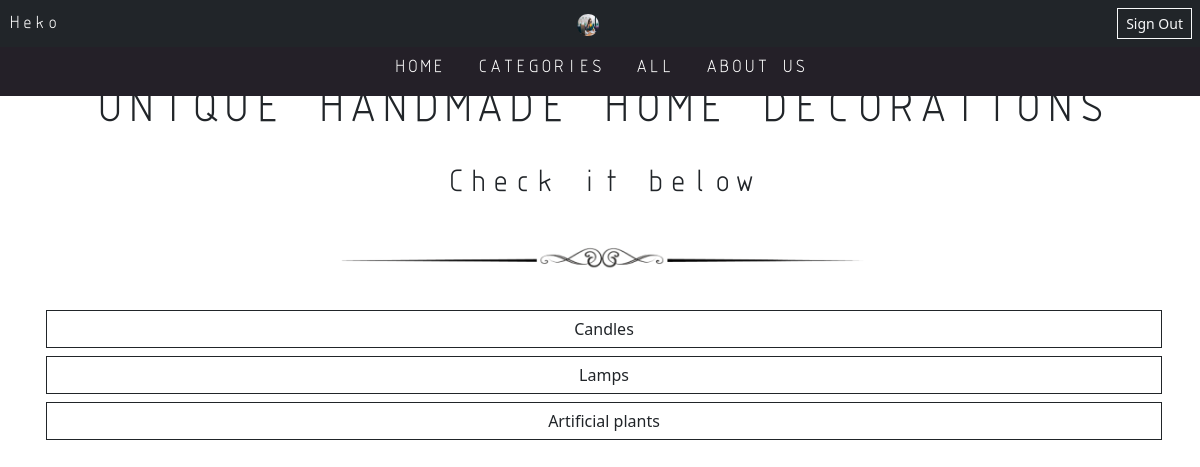
Screenshot of /categories/ (signed in) with the database file from the repository.
### user/models.py (models this page shows)
class User(AbstractUser):
    address = models.CharField(max_length=255, null=True)
    phone_regex = RegexValidator(regex=r'^\+?1?\d{9}$')
    phone_number = models.CharField(validators=[phone_regex], max_length=9, blank=True, unique=True)  # validators should be a list
    avatar = models.ImageField(upload_to='user_imgs', blank=True, null=True)
    purchases = models.IntegerField(default=0)

### product/models.py (models this page shows, shortened)
class Category(models.Model):
    title = models.CharField(max_length=100, blank=False)
    description = models.CharField(max_length=255, blank=True)
    def get_absolute_url(self):
        return reverse('product:category', kwargs={'pk': self.pk})

### product/views.py (the view)
# urls.py: path('categories/', categories, name='categories'),
def categories(request):
    all_categories = Category.objects.all()
    return render(request, 'product/categories.html', {'categories': all_categories})

### product/templates/product/categories.html (shortened to what this page needs)
{% extends 'home.html' %}
{% load static %}
{% block content %}
        {% for category in categories %}
            <div class="d-grid m-1">
              <a class="btn btn-outline-dark rounded-0" href="{{ category.get_absolute_url }}">{{ category.title }}</a>
            </div>
        {% endfor %}
{% endblock %}

### templates/home.html (shortened to what this page needs)
<!DOCTYPE html>
<html lang="en">
{% load static %}
<head>
    <link href="{% static 'css/bootstrap.css' %}" rel="stylesheet" type="text/css" media="all" />
    <link href="{% static 'default/styles.css' %}" rel="stylesheet" type="text/css" media="all" />
</head>
<body class="">
<nav class="navbar bg-dark p-2 fixed-top">
    <a class="nav-link active text-white isoct fw-bold" aria-current="page" href="{% url 'product:home' %}">Heko</a>
    {% if user.is_authenticated and user.avatar %}
        <a class="profile" href="{% url 'user:profile' %}">
            <img class="rounded-circle sm-profile"  src="{{ user.avatar.url }}" alt="">
        </a>
        <a class="btn btn-sm btn-outline-light rounded-0" aria-current="page" href="{% url 'user:sign-out' %}">Sign Out</a>
    {% elif user.is_authenticated %}
        <a class="profile" href="{% url 'user:profile' %}">
            <img class="img-rounded sm-profile" src="{% static 'default/usr_img.png' %}" alt="">
        </a>
        <a class="btn btn-sm btn-outline-light rounded-0" aria-current="page" href="{% url 'user:sign-out' %}">Sign Out</a>
    {% else %}
        <a class="btn btn-sm btn-outline-light rounded-0" aria-current="page" href="{% url 'user:signup' %}">Shopping</a>
    {% endif %}
</nav>
<ul class="nav bg-dark2 justify-content-center isoct fw-bold p-2 sticky-top sticky-offset">
    <li class="nav-item">
        <a class="nav-link active text-white" aria-current="page" href="{% url 'product:home' %}">HOME</a>
    </li>
    <li class="nav-item">
        <a class="nav-link text-white" href="{% url 'product:categories' %}">CATEGORIES</a>
    </li>
    <li class="nav-item">
        <a class="nav-link text-white" href="{% url 'product:products' %}">ALL</a>
    </li>
    <li class="nav-item">
        <a class="nav-link text-white" href="{% url 'product:about' %}">ABOUT US</a>
    </li>
</ul>
{% block head %}
<h1 class="text-center isoct fw-bold mt-3 p-3">UNIQUE HANDMADE HOME DECORATIONS</h1>
<h3 class="text-center isoct fw-bold p-2">Check it below</h3>
<img src="{% static 'default/sl.png' %}" class="w-50 mx-auto d-block" alt="...">
{% endblock %}
<div class="container pb-5 mb-5 ml-5">
    <div class="row mb-5">
    {% block content %}{% endblock %}
    </div>
</div>
</body>
</html>

### static/default/styles.css (style rules this page uses)
.isoct { font-family: 'ISOCT'; font-weight: normal; font-style: normal; }
.sticky-offset { border-top: 3; border-color: white; top: 40px; }
.bg-dark2 { background-color: #242028; }
.sm-profile { height: 22px; width: 22px; }

### rows the page displays
User: avatar (picture)
Category: title "Candles"
Category: title "Lamps"
Category: title "Artificial plants"
